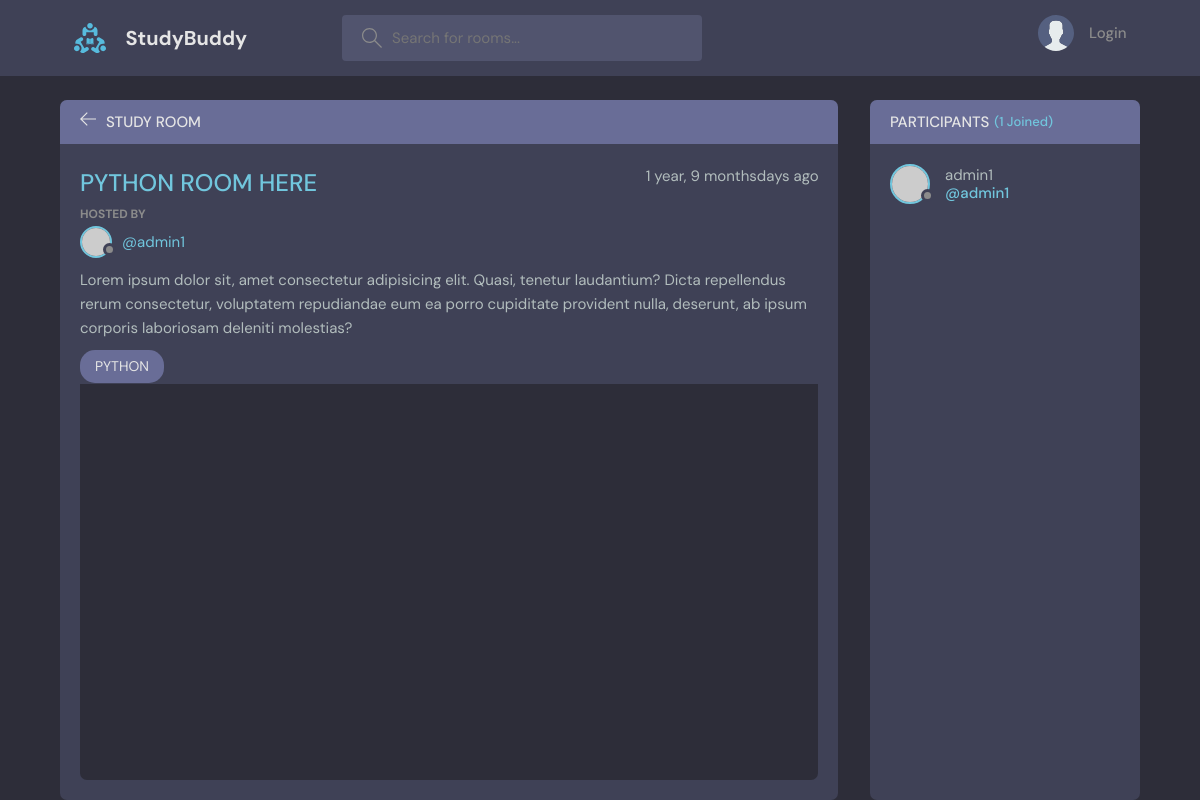
Page /room/3/ on the committed database.
### base/models.py (models this page shows, shortened)
class Room(models.Model):
    host = models.ForeignKey(User, on_delete = models.SET_NULL, null=True )
    topic = models.ForeignKey(Topic, on_delete=models.SET_NULL ,null=True)#IF WE BRING TOPIC DOWN WRAP TOPIC IN A STRING "TOPIC"
    name = models.CharField(max_length=200)
    description = models.TextField(null = True , blank=True)
    participants = models.ManyToManyField(User , related_name="participants" , blank = True)
    updated = models.DateTimeField(auto_now=True)
    created = models.DateTimeField(auto_now_add=True)
    class Meta:
        ordering = ['-created', '-updated']

class Topic(models.Model):
    name = models.CharField(max_length=200)
    def __str__(self):
        return self.name

### base/views.py (the view, shortened to what this page needs)
# urls.py: path("room/<str:pk>/", views.room , name="room"),
def room(request , pk ):
    room = Room.objects.get(id = pk)
    room_messages = room.message_set.all().order_by('-created')
    participants = room.participants.all()
    context = {"room" : room , 'room_messages': room_messages , 'participants': participants}
    return render(request,'base/room.html' , context)

### base/templates/base/room.html (shortened to what this page needs)
{% extends 'main.html' %}
{% block content %}
    <main class="profile-page layout layout--2">
      <div class="container">
        <div class="room">
          <div class="room__top">
            <div class="room__topLeft">
              <a href="{% url 'home' %}">
                <svg version="1.1" xmlns="http://www.w3.org/2000/svg" width="32" height="32" viewBox="0 0 32 32">
                  <title>arrow-left</title>
                  <path
                    d="M13.723 2.286l-13.723 13.714 13.719 13.714 1.616-1.611-10.96-10.96h27.625v-2.286h-27.625l10.965-10.965-1.616-1.607z"
                  ></path>
                </svg>
              </a>
              <h3>Study Room</h3>
            </div>
          </div>
          <div class="room__box scroll">
            <div class="room__header scroll">
              <div class="room__info">
                <h3>{{room.name}}</h3>
                <span>{{room.created | timesince }}days ago</span>
              </div>
              <div class="room__hosted">
                <p>Hosted By </p>
                <a href="{% url 'profile' room.host.id %}" class="room__author">
                  <div class="avatar avatar--small">
                    <img src="https://randomuser.me/api/portraits/men/37.jpg" />
                  </div>
                  <span>@{{room.host}}</span>
                </a>
              </div>
              <div class="room__details">
                Lorem ipsum dolor sit, amet consectetur adipisicing elit. Quasi, tenetur laudantium? Dicta repellendus
                rerum consectetur, voluptatem repudiandae eum ea porro cupiditate provident nulla, deserunt, ab ipsum
                corporis laboriosam deleniti molestias?
              </div>
              <span class="room__topics">{{room.topic}}</span>
            </div>
            <div class="room__conversation">
              <div class="threads scroll">
              </div>
            </div>
          </div>
        </div>
        <div class="participants">
          <h3 class="participants__top">Participants <span>({{participants.all.count}} Joined)</span></h3>
          <div class="participants__list scroll">
            {% for user in participants %}
            <a href="{% url 'profile' user.id%}" class="participant">
              <div class="avatar avatar--medium">
                <img src="https://randomuser.me/api/portraits/men/37.jpg" />
              </div>
              <p>
                {{user.username}}
                <span>@{{user.username}}</span>
              </p>
              {% endfor %}
            </a>
          </div>
        </div>
      </div>
    </main>
    {% endblock %}

### templates/main.html (style rules this page uses)
:root { --color-main: #71c6dd; --color-main-light: #e1f6fb; --color-dark: #3f4156; --color-dark-medium: #51546e; --color-dark-light: #696d97; --color-light: #e5e5e5; --color-gray: #8b8b8b; --color-light-gray: #b2bdbd; --color-bg: #2d2d39; --color-success: #5dd693; --color-error: #fc4b0b; }
* { font-family: "DM Sans", -apple-system, BlinkMacSystemFont, "Segoe UI", Roboto, Oxygen, Ubuntu, Cantarell, "Open Sans", "Helvetica Neue", sans-serif; margin: 0; padding: 0; box-sizing: border-box; text-rendering: optimizeLegibility; font-size: inherit; }
html { font-size: 56.25%; }
@media only screen and (min-width: 1200px) { html { font-size: 62.5%; } }
body { line-height: 1.6; font-weight: 400; font-size: 1.5rem; color: var(--color-light-gray); background-color: var(--color-bg); min-height: 100vh; }
img { width: 100%; }
a { display: inline-block; color: var(--color-main); text-decoration: none; }
.container { max-width: 120rem; width: 90%; margin: auto; }
.avatar { position: relative; display: inline-block; border-radius: 50%; border: 2px solid var(--color-main); }
.avatar img { display: block; border-radius: 50%; object-fit: cover; object-position: center; }
.avatar::after { content: ""; display: block; position: absolute; background-color: var(--color-gray); z-index: 111; border-radius: 50%; border: 0.3rem solid var(--color-dark); }
.avatar.avatar--small img { width: 2.8rem; height: 2.8rem; }
.avatar.avatar--small:after { width: 0.7rem; height: 0.7rem; bottom: 0px; right: -6px; }
.avatar.avatar--medium img { width: 3.6rem; height: 3.6rem; border-radius: 50%; }
.avatar.avatar--medium:after { width: 0.7rem; height: 0.7rem; bottom: 0px; right: -6px; }
.layout { margin-top: 2.4rem; }
.layout > .container { display: flex; justify-content: space-between; align-items: flex-start; }
.layout--2 > .container > div:first-child { flex-basis: 72%; }
.layout--2 > .container > div:last-child { flex-basis: 25%; }
.room, .participants { background: var(--color-dark); max-height: 87.5vh; border-radius: 0.7rem; overflow: hidden; position: relative; }
.room__top, .participants__top { background: var(--color-dark-light); display: flex; justify-content: space-between; align-items: center; padding: 1rem 2rem; position: relative; }
.room__top svg, .thread__top svg { width: 1.6rem; height: 1.6rem; fill: var(--color-light); cursor: pointer; }
.room__topLeft { display: flex; align-items: flex-end; gap: 1rem; }
.room__topLeft h3, .participants__top { text-transform: uppercase; font-weight: 500; color: var(--color-light); }
.room__topLeft svg { width: 1.6rem; height: 1.6rem; fill: var(--color-light); }
.room__header { max-height: 30vh; overflow-y: auto; position: absolute; width: 95%; background: var(--color-dark); z-index: 999; top: 4.4rem; padding-top: 2rem; padding-bottom: 1rem; }
.room__box { padding-left: 2rem; padding-right: 2rem; height: 80.5vh; padding-bottom: 0; }
.room__info { display: flex; justify-content: space-between; }
.room__info h3 { font-size: 2.4rem; font-weight: 500; color: var(--color-main); }
.room__hosted p { text-transform: uppercase; color: var(--color-gray); font-size: 1.2rem; font-weight: 700; line-height: 2; }
.room__author { display: flex; gap: 1rem; align-items: center; margin-bottom: 1rem; transition: all 0.3s ease-in-out; }
.room__topics { padding: 0.5rem 1.5rem; background: var(--color-dark-light); color: var(--color-light); display: inline-block; font-size: 1.4rem; border-radius: 1.5rem; margin: 1rem 0; }
.room__conversation { margin-top: 1rem; margin-bottom: 4rem; height: 64%; }
.threads { background: var(--color-bg); border-radius: 0.7rem; overflow-y: auto; height: 100%; margin-top: 28vh; padding: 0 2rem 4rem 2rem; }
.participants__top span { color: var(--color-main); font-size: 1.3rem; text-transform: none; }
.participants__top { justify-content: flex-start; gap: 0.5rem; }
.participants__list { padding: 2rem; height: 82.5vh; overflow-y: scroll; padding-bottom: 0; }
.participant { display: flex; align-items: center; gap: 1.5rem; margin-bottom: 2rem; }
.participant p { color: var(--color-light-gray); line-height: 1.2; }
.participant span { display: block; font-weight: 500; color: var(--color-main); font-weight: 1.4rem; }

### rows in the picture
Room: name "PYTHON ROOM HERE", created "1 year, 9 months", host "admin1", topic "PYTHON"

### other values in the picture
{{ participants.all.count }} "1"
{{ user.username }} "admin1"
